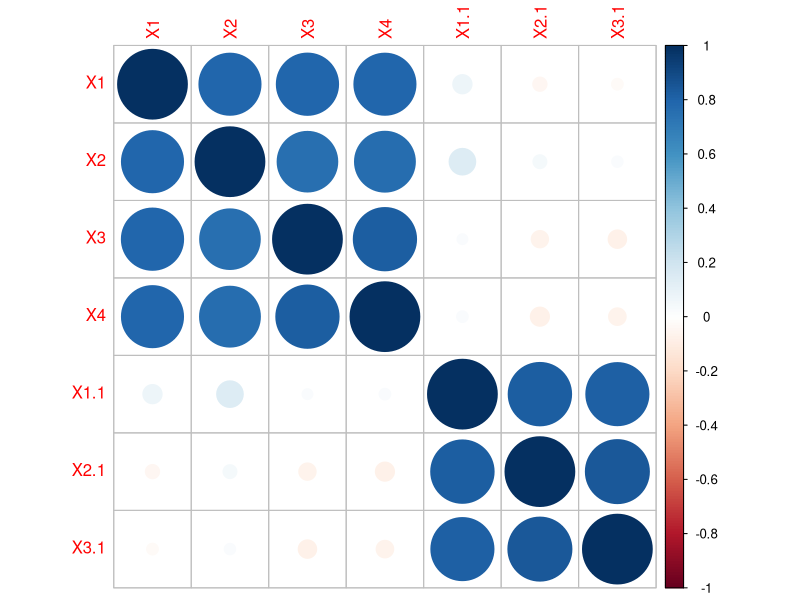
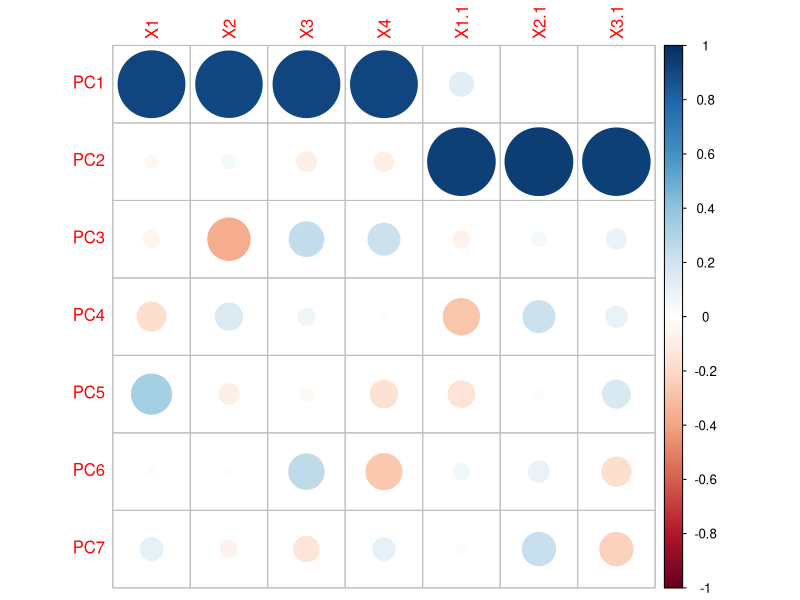
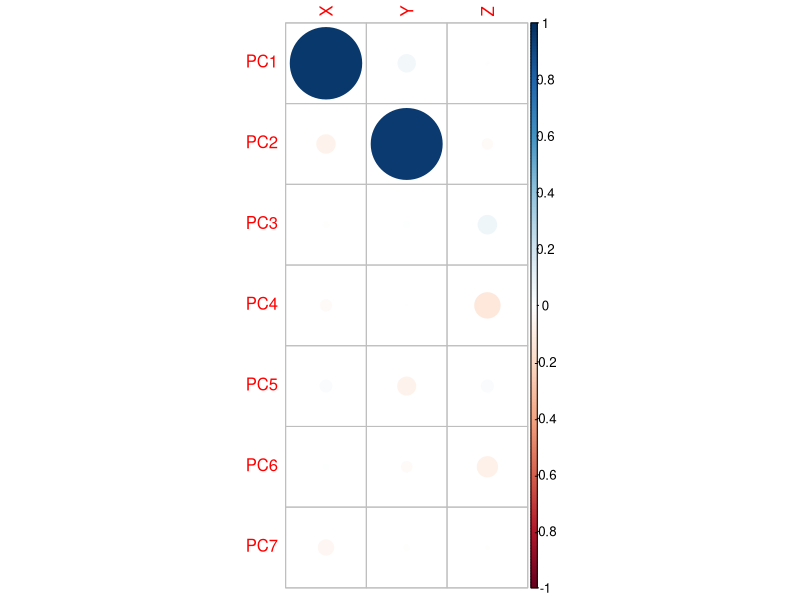
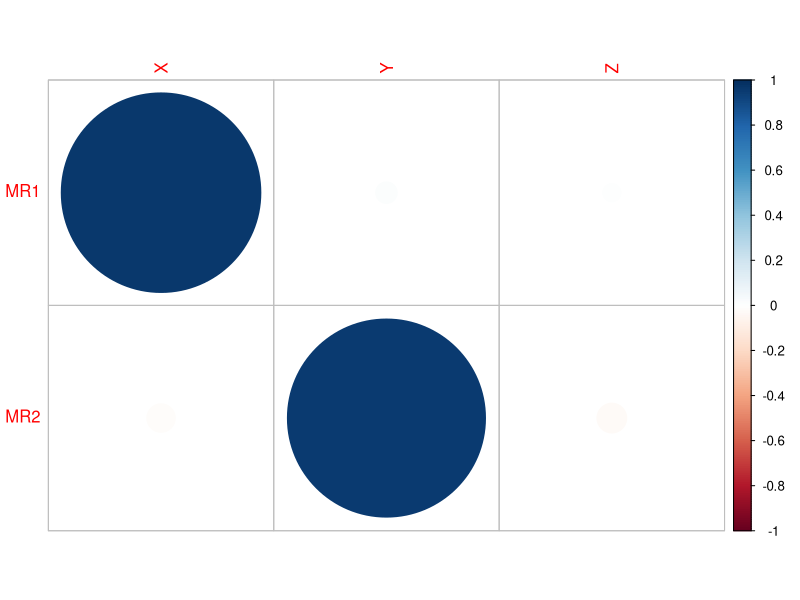
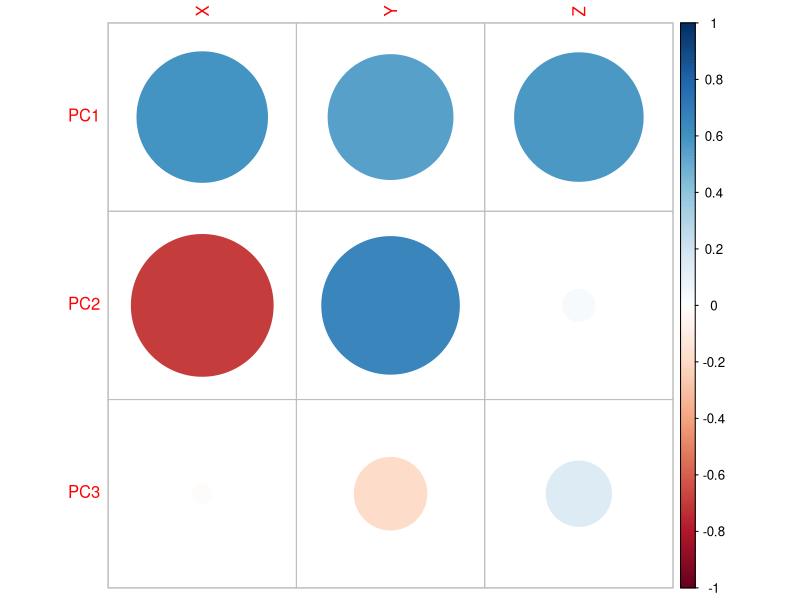
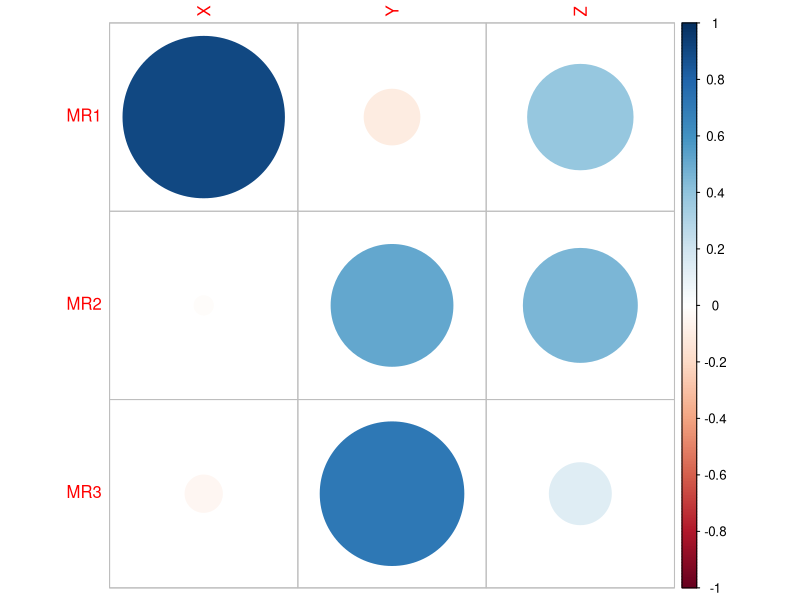
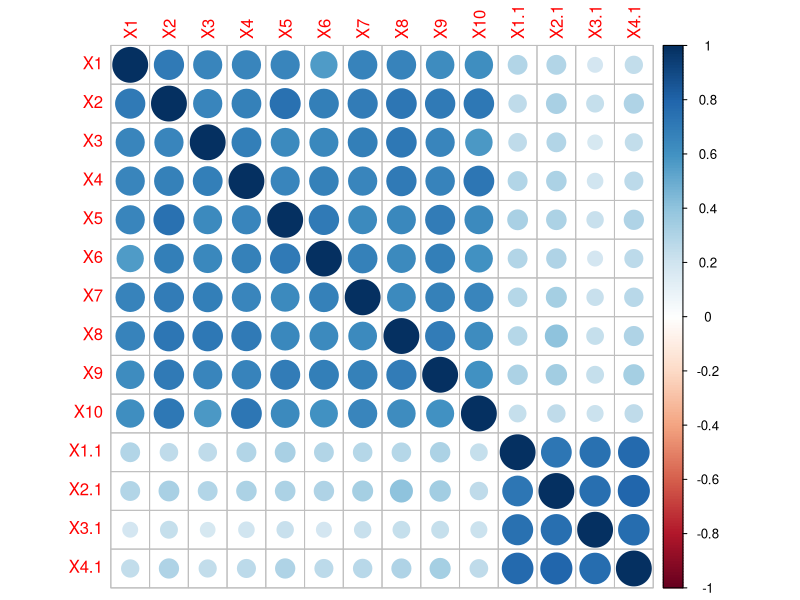
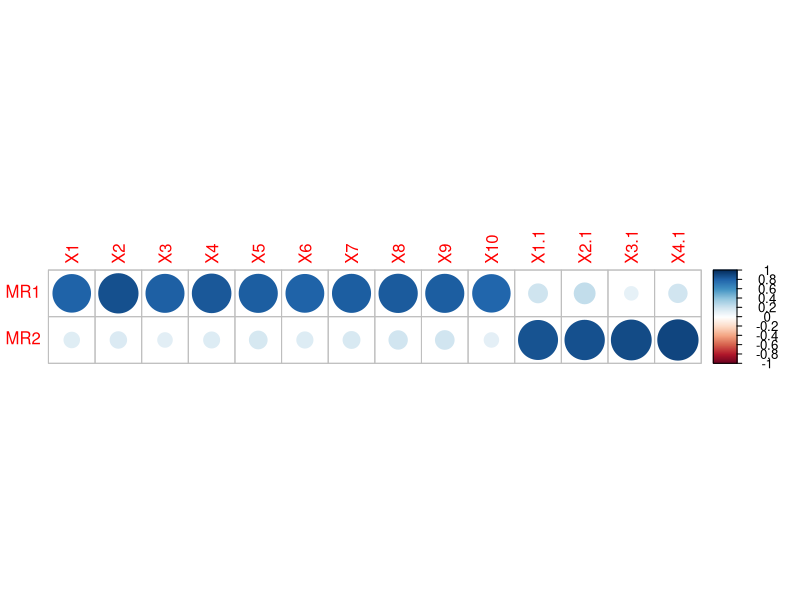

R code for these plots, in order:
## ---- chunk 1
knitr::opts_chunk$set(echo = TRUE)
## ---- chunk 2
library(corrplot)
library(dplyr)
library(psych)
set.seed(1) 
X = rnorm(100)

mean(X)

Y = rnorm(100)
Z = rnorm(100)

factors = data.frame(X,Y,Z)

## ---- chunk 3
noisyIndicators = function(feature, k, correlation)
{
  ls = vector(mode = "list", length = k)
  for(i in c(1:k))
  {
    indicator = feature - rnorm(length(feature),mean = 0, sd = (1-correlation^2)^0.5  )
    ls[[i]] = indicator
  }
  
  df = data.frame(ls)
  colnames(df) = c(1:k)
  return(df)  
}

testvec = (c(1,2,3,4,5) - rep(mean(c(1,2,3,4,5))))/sd(c(1,2,3,4,5))
testvec
noisyIndicators( testvec,5,0.1)

## ---- chunk 4
p=0.9
noisies = data.frame(noisyIndicators( X,4,p), noisyIndicators( Y,3,p))
cor(noisies)
corrplot(cor(noisies))

## ---- chunk 5

pr_noise = prcomp(noisies)
corrplot(cor(pr_noise$x, noisies))
corrplot(cor(pr_noise$x, factors))

## ---- chunk 6

fa_noise = fa(noisies, nfactors = 2, rotate = "varimax")
corrplot(cor(fa_noise$scores, factors))

## ---- chunk 7
vars = vector(mode = "list", length=50)
for (i in seq(50)) {
  vars[[i]] = X*runif(1) + Y*runif(2) + Z*runif(3) + 0.5*rnorm(1)
}
vars = data.frame(vars)
colnames(vars) = seq(50)
## ---- chunk 8

pr_vars = prcomp(vars)
corrplot(cor(pr_vars$x[,1:3], factors))

fa_vars = fa(vars, nfactors = 3, rotate = "varimax")
corrplot(cor(fa_vars$scores, factors))

## ---- chunk 9
W = 0.5*X + Y
cor(W, Y) # 0.905

## ---- chunk 10
p = 0.8
noisies = data.frame(noisyIndicators(X, 10, p), noisyIndicators(W, 4, p))

corrplot(cor(noisies))


## ---- chunk 11
ortho_fa = fa(noisies, nfactors = 2, rotate = "varimax")
oblq_fa = fa(noisies, nfactors = 2, rotate = "oblimin")

corrplot(cor(ortho_fa$scores, noisies))
corrplot(cor(ortho_fa$scores, factors))

corrplot(cor(oblq_fa$scores, noisies))
corrplot(cor(oblq_fa$scores, factors))
